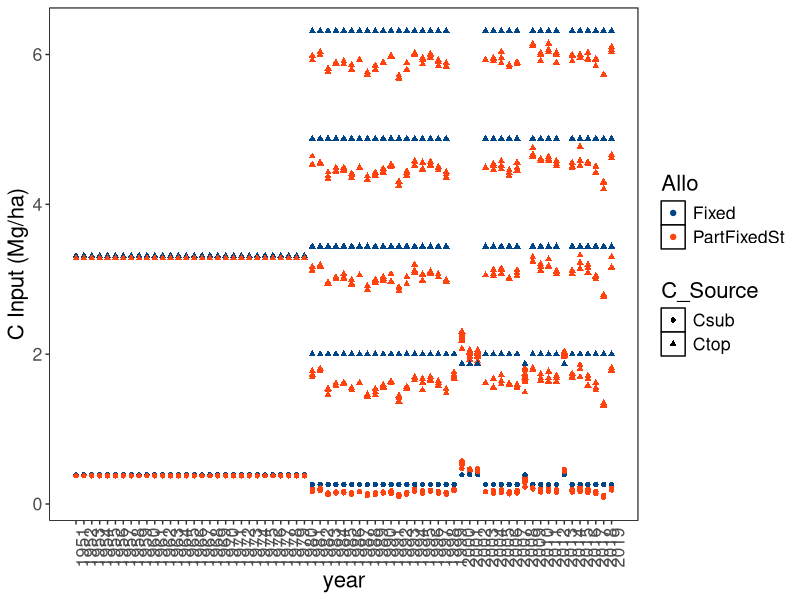

Here is the R script that generated this plot:
library(tidyverse)
library(ggthemes)

theme_set(theme_bw())
theme_update(panel.grid = element_blank())

# LTE data ----

# data with SOC and N content at plot scale from Jensen 2022 & Jensen 2023

soil_plots <- read.table(
  "data_lte/Soil_parameters_Soil_C_N.txt",
  sep = "\t",
  dec = ".",
  header = T
) |>
  pivot_longer(
    cols = c(starts_with("C_"), starts_with("N_")),
    names_sep =  "_",
    names_to = c('variable', 'year')#,
    #values_to =c('C','N')
  ) |>
  pivot_wider(names_from = 'variable',
              values_from = 'value') |>
  mutate(Topsoil_C_obs= ifelse(year==1981,1.54,Bulk_Density_2020)*25*C,
         CN=C/N,
         year=as.numeric(year),
         year2=year*year,
         plotyear=interaction(Sample_ID,year))|>
  filter(Cover_Crop == 'Without')

# we expand the table for the two alternative calculations for
# C inputs and the simulation period

scn_plot <- expand.grid(
  "Allo" = c("Fixed", "PartFixedSt"),
  "plot" = unique(soil_plots$Sample_ID)
) |>
  mutate(id = row_number())

scn_plot_year <- merge(scn_plot, soil_plots, by.x = 'plot',
                       by.y = 'Sample_ID') |>
  mutate(plotyear = interaction(plot, year),
         scn_name =
           paste(Allo, plot, sep = "_"))

plot_est <-
  read.table("data_lte/plot_est.txt", sep = "\t", header = T) |>
  mutate(plotyear = interaction(Sample_ID, year)) |>
  mutate(
    Straw_DM = as.numeric(ifelse(
      between(year, 1951, 1980),
      3.242505,
      paste(Straw_DM)
    )),

    Grain_DM = as.numeric(ifelse(
      between(year, 1951, 1980),
      3.361815,
      paste(Grain_DM)
    )),
    Straw_Rate = as.numeric(ifelse(
      between(year, 1951, 1980),
      4*0.85,# 0.85 is humidity content
      Straw_Rate*0.85
    ))
  )
# complete wwith average the missing values

plot_est |> filter(Crop=="SpringBarley") |>
  summarise(mean(Straw_DM, na.rm = TRUE),mean(Grain_DM, na.rm=TRUE))


plot_est <- plot_est |>
  mutate(Straw_DM=ifelse(is.na(Straw_DM),3.157,Straw_DM),
         Grain_DM=ifelse(is.na(Grain_DM),4.016,Grain_DM)) |>
  arrange(Sample_ID,year)


# C inputs calculations ----

plot_Cinp <-
  merge(x = plot_est,
        y = scn_plot,
        by.x = 'Sample_ID',
        by.y = 'plot') |>
  mutate(
    RE = as.numeric(
      recode(
        Crop,
        "SpringBarley" = '0.8',
        'SpringWheat' = '0.7',
        'WinterWheat' = '0.7'
      )
    ),
    CB = as.numeric(
      recode(
        Crop,
        "SpringBarley" = '0.423',
        'SpringWheat' = '0.424',
        'WinterWheat' = '0.424'
      )
    ),
    SB = 0,

    RB = as.numeric(
      recode(
        Crop,
        "SpringBarley" = '0.17',
        'SpringWheat' = '0.25',
        'WinterWheat' = '0.25'
      )
    )
  ) |>
  mutate(HI = ifelse(
    Allo == "Fixed",
    0.45,
    (Grain_DM * CB) / (Straw_DM * CB + Grain_DM * CB + 0.96) # 0.96 for WW
  )) |>
  mutate(Cresid = 0.96 + Straw_Rate * CB,
         Cbelow = ifelse(Allo == "Fixed", 1.3,
                         (RB / ((
                           1 - RB
                         ) * HI) * (Grain_DM * CB)))) |>
  mutate(
    Ctop = Cresid + (RE * Cbelow),
    Csub = Cbelow * (1 - RE),
    Cman = Slurry_C,
    scn_name = interaction(Allo, Sample_ID),
    idyear = interaction(id, year),
    Crop = "Grain"
  ) |>
  arrange(id, year)
# check
table(plot_Cinp$Straw_Rate, plot_Cinp$Sample_ID)

plot_Cinp |>
  pivot_longer(cols = c(Ctop,Csub), names_to = "C_Source") |>
  ggplot(aes(y=value, x=year, col=Allo, shape=C_Source)) +
  scale_x_continuous(breaks = seq(1951,2019,1), minor_breaks = NULL)+
  geom_point() +
  scale_color_calc()+
  labs(y="C Input (Mg/ha)")+
  theme(axis.text.x = element_text(angle = 90), text=element_text(size=16),
        panel.background = NULL)

## Toy example

rctool_toy_cinp <- plot_Cinp |>
  filter(Sample_ID == "208" &Allo == "Fixed") |>
  select(c(year, Ctop, Csub,Cman))

write.table(rctool_toy_cinp,"data_lte/rctool_toy_SR4.txt",
            row.names = FALSE)

